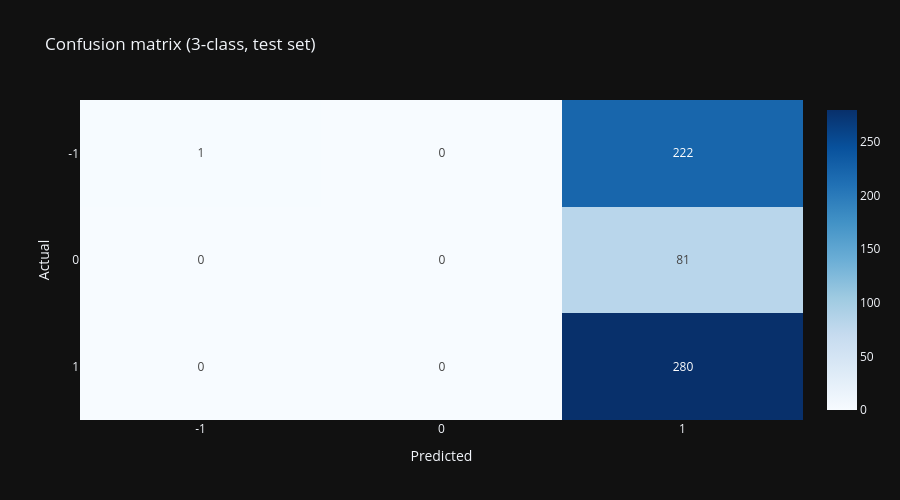

The code cell stored with this chart in its notebook:
### Code cell
plot_confusion_matrix(y_test, y_pred, labels=[-1, 0, 1], title="Confusion matrix (3-class, test set)");

### Figure 1 — Plotly figure (JSON) as saved in the notebook; plotly's stock layout.template omitted (floating-point values rounded to 4 significant figures)
{"data": [{"colorscale": [[0.0, "rgb(247,251,255)"], [0.125, "rgb(222,235,247)"], [0.25, "rgb(198,219,239)"], [0.375, "rgb(158,202,225)"], [0.5, "rgb(107,174,214)"], [0.625, "rgb(66,146,198)"], [0.75, "rgb(33,113,181)"], [0.875, "rgb(8,81,156)"], [1.0, "rgb(8,48,107)"]], "texttemplate": "%{z:d}", "type": "heatmap", "x": ["-1", "0", "1"], "y": ["-1", "0", "1"], "z": [[1, 0, 222], [0, 0, 81], [0, 0, 280]]}], "layout": {"height": 500, "title": {"text": "Confusion matrix (3-class, test set)"}, "xaxis": {"title": {"text": "Predicted"}, "type": "category"}, "yaxis": {"autorange": "reversed", "title": {"text": "Actual"}, "type": "category"}}}
